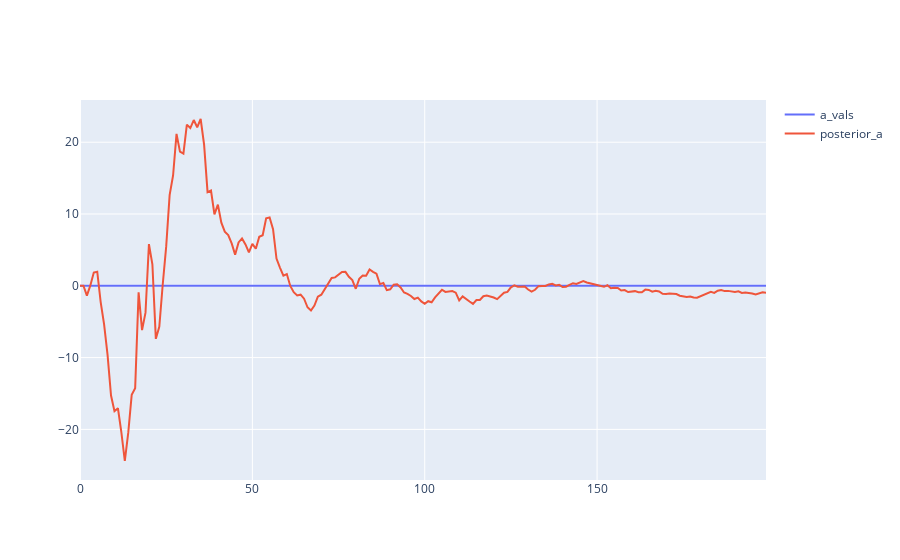

The notebook cell this image was saved under:
### Code cell
fig = go.Figure()
fig.add_trace(go.Scatter(x = np.array(range(N)), y = a_vals, name = "a_vals"))
fig.add_trace(go.Scatter(x = np.array(range(N)), y = posterior_a, name = "posterior_a"))
fig.show()

### Figure 1 — Plotly figure (JSON) as saved in the notebook; plotly's stock layout.template omitted (floating-point values rounded to 4 significant figures; data arrays with more than 128 entries replaced by an {"elided": "..."} marker saying what was removed)
{"data": [{"name": "a_vals", "type": "scatter", "x": {"elided": "200 int values"}, "y": {"elided": "220 float values"}}, {"name": "posterior_a", "type": "scatter", "x": {"elided": "200 int values"}, "y": {"elided": "200 float values"}}], "layout": {}}
